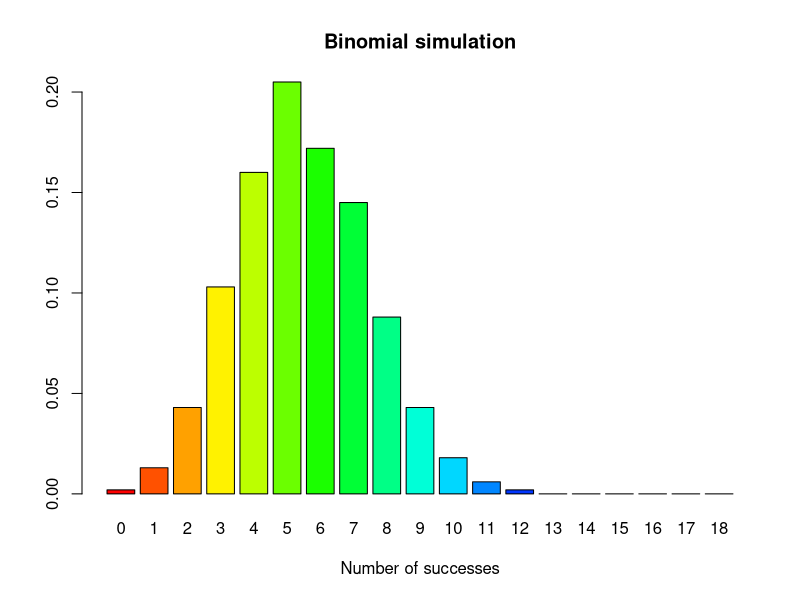
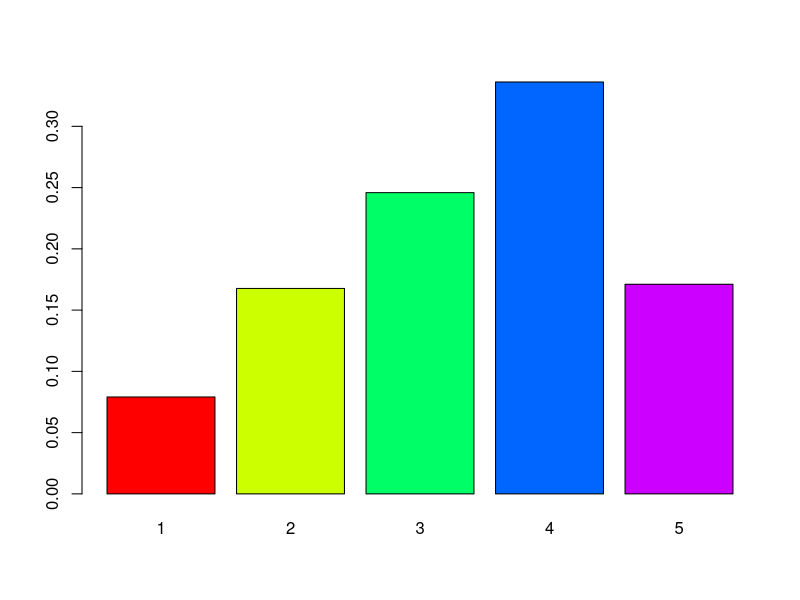
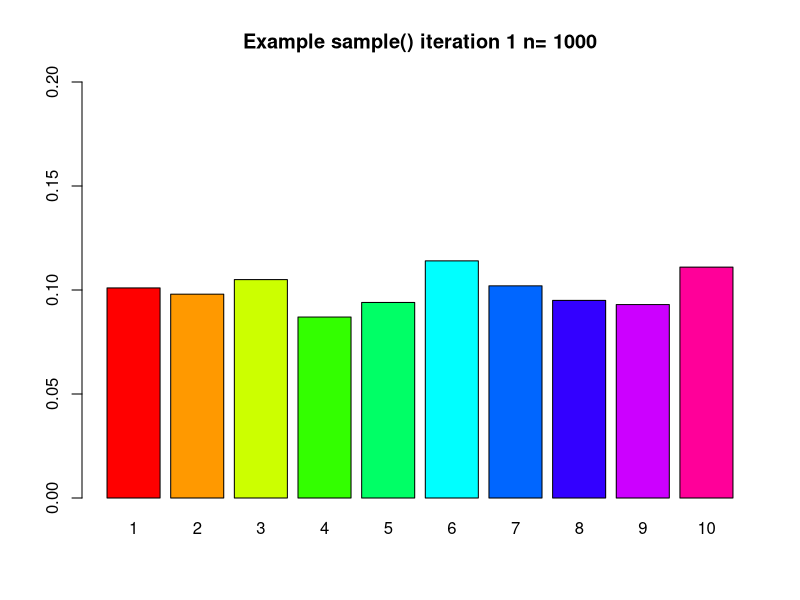
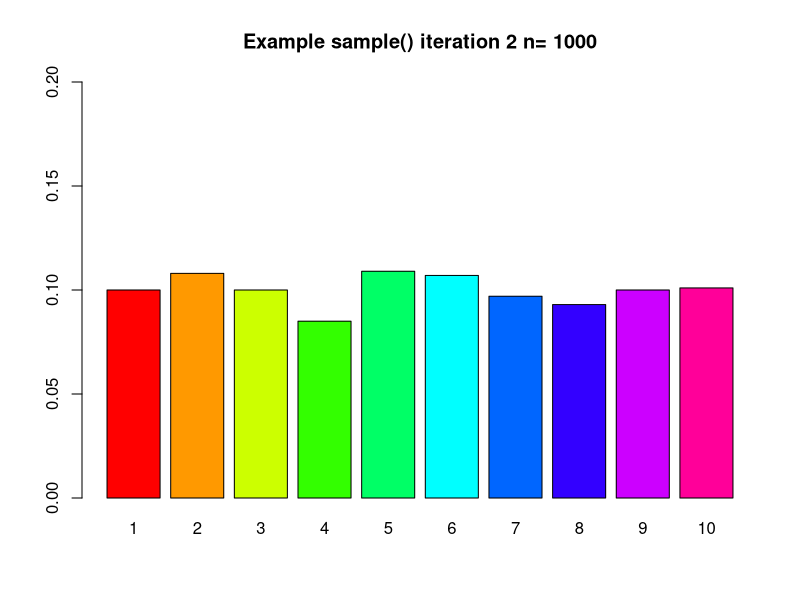
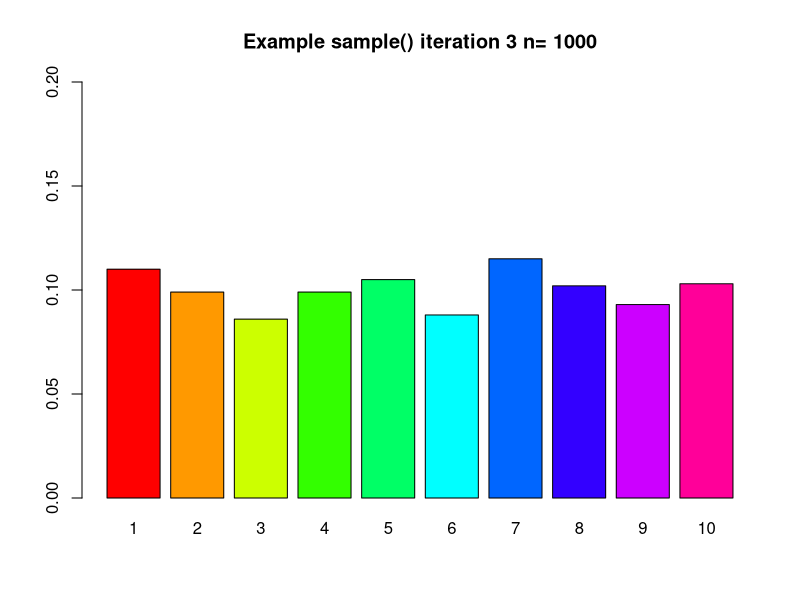
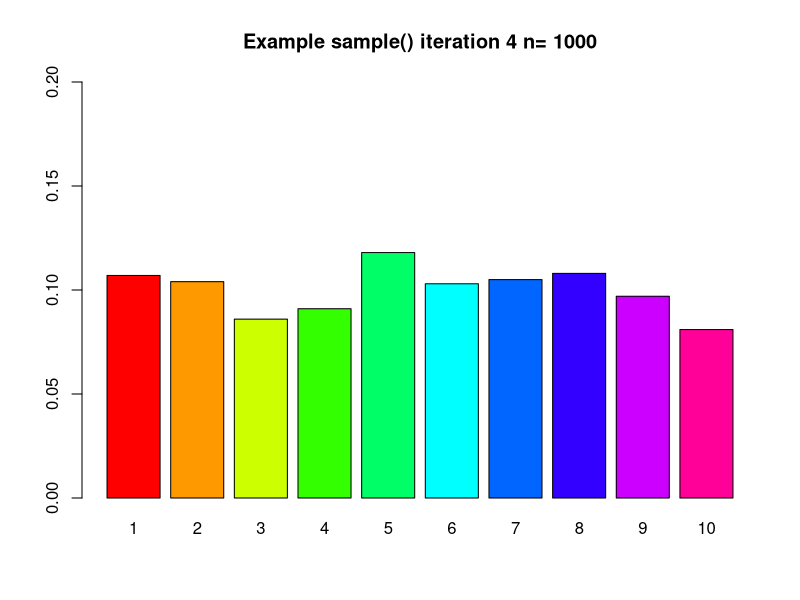
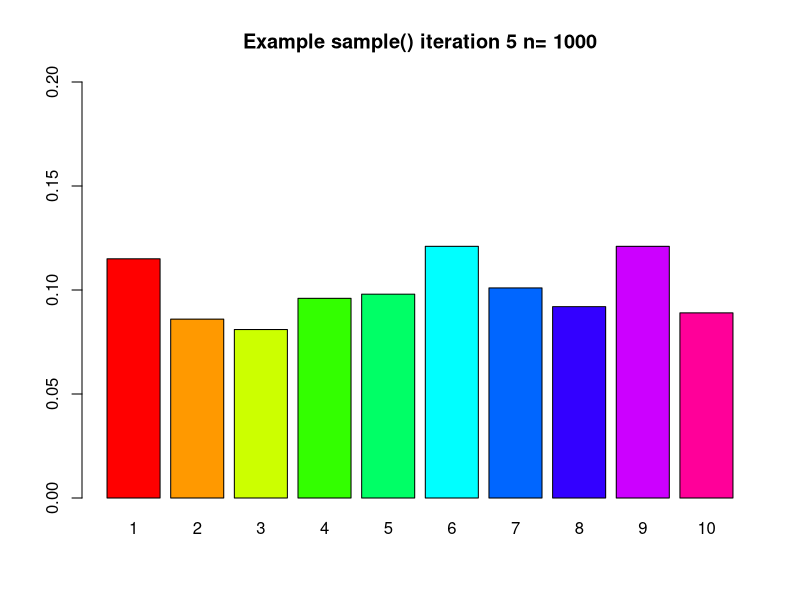
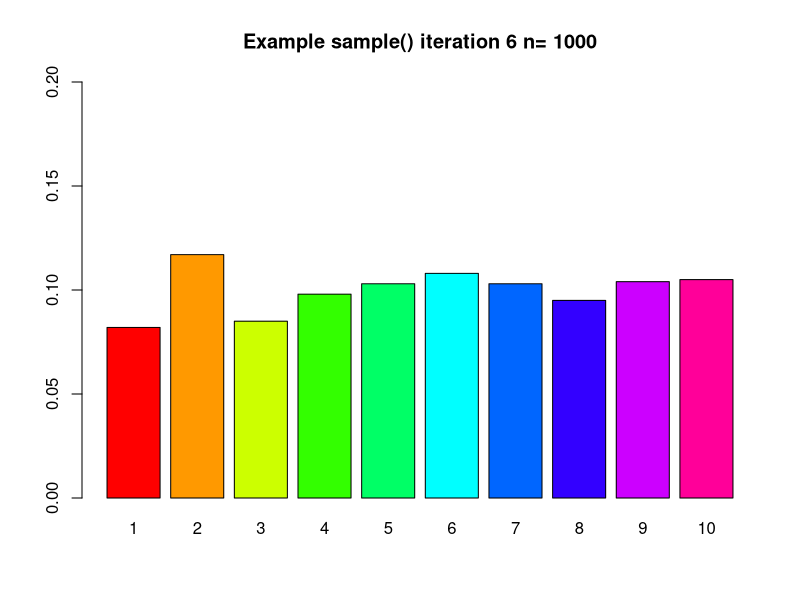

These figures' R source, in order:
#In this lab you will use simulation to produce some common  distributions

## Binomial
sample(c("H","T"),size=10,prob=c(1/2,1/2),replace=TRUE)


## Binomial with a random variable use
sample(c(1,0),size=10,prob=c(1/2,1/2), replace=TRUE)


## Multinomial
#Boxes
n=5
B=paste(rep("B",n),1:n,sep="")
B
#All boxes (categories) equally likely
sample(B,size=20,prob=c(1/5,1/5,1/5,1/5,1/5),replace=TRUE)

## sampling function
# iter = iterations, n=sample size
# set default values
mybin=function(iter=100,n=10, p=0.5){
# make a matrix to hold the samples
#initially filled with NA's
sam.mat=matrix(NA,nr=n,nc=iter, byrow=TRUE)
#Make a vector to hold the number of successes in each trial
succ=c()
for( i in 1:iter){
#Fill each column with a new sample
sam.mat[,i]=sample(c(1,0),n,replace=TRUE, prob=c(p,1-p))
#Calculate a statistic from the sample (this case it is the sum)
succ[i]=sum(sam.mat[,i])
}
#Make a table of successes
succ.tab=table(factor(succ,levels=0:n))
#Make a barplot of the proportions
barplot(succ.tab/(iter), col=rainbow(n+1), main="Binomial simulation", xlab="Number of successes")
succ.tab/iter
}
mybin(iter=1000,n=18, p=0.3)

## Try a multinomial

mymult=function(iter=100,n=10, p=c(1,1,1,1)/4){
# make a matrix to hold the samples
#initially filled with NA's
sam.mat=matrix(NA,nr=n,nc=iter, byrow=TRUE)
#The number of categories is k
k=length(p)
# Make a matrix that will hold the frequencies in each sample
tab.mat=matrix(NA,nr=k,nc=iter, byrow=TRUE)


for(i in 1:iter){
#Fill each column with a new sample
sam.mat[,i]=sample(1:k,n,replace=TRUE, prob=p)
#Collect all the frequencies of each of the k values
tab.mat[,i]=table(factor(sam.mat[,i],levels=1:k))
}
# sum the frequecies
freq=apply(tab.mat,1,sum)
# put names to them
names(freq)=1:k
#create a barplot of refative freq
barplot(freq/(n*iter),col=rainbow(k) )
tab.mat
}
mymult(iter=1000,n=10,p=c(1,2,3,4,2)/12)


## R uses a number of built in distributions
## These all begin with r for random sampling
## Use ?distribution to see a more complete list
?rbinom
?rmultinom
?rpois
?rhyper

mysample=function(n, iter=10,time=0.5){
for( i in 1:iter){
#make a sample
s=sample(1:10,n,replace=TRUE)
# turn the sample into a factor
sf=factor(s,levels=1:10)
#make a barplot
barplot(table(sf)/n,beside=TRUE,col=rainbow(10),
main=paste("Example sample()", " iteration ", i, " n= ", n,sep="") ,
ylim=c(0,0.2)
)

#release the table
Sys.sleep(time)
}
}

mysample(n=1000, iter=30)

# Some examples of calculation
#4.25
dbinom(2,5,0.25)
dbinom(0:1,5,0.25)
pbinom(1,5,0.25)

#4.35
1-pbinom(8,15,1/5)
pbinom(2999,10000,1/5)

